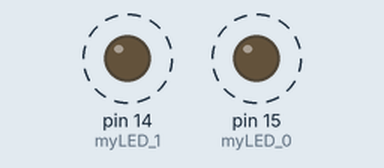
A program run on a simulated MicroPython board. On the bench: output pins drawn as LEDs (lit = HIGH). Dashed ring = blinking. What the program prints to the serial console is not drawn.

Above: at 0.2 s.
Timing chart, 0 to 4.6 s (numbered marks = the images above):
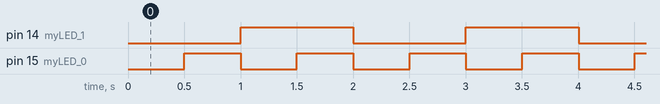

Measured:
- by itself, pin 14 (myLED_1): alternates HIGH for 1.0 s and LOW for 1.0 s
- by itself, pin 15 (myLED_0): alternates HIGH for 0.50 s and LOW for 0.50 s
- by itself, everything shown: repeats every 2.0 s, in 4 steps

The program:

2_bit_Binary_Counter.py
```python
# IMPORTING LIBRARIES

from machine import Pin
from  utime import sleep

# INITIAZING THE LEDs

myLED_0 = Pin(15 , Pin.OUT)
myLED_1 = Pin(14 , Pin.OUT)
# PROGRAM BY FASIH ULLAH SALEEM
while True:
    print('--- BINARY COUNTER BY FASIH ULLAH SALEEM ---')
    #00
    myLED_0.value(0)
    myLED_1.value(0)
    print('00')
    sleep(0.5)
    #01
    myLED_0.value(1)
    myLED_1.value(0)
    print('01')
    sleep(0.5)
    #10
    myLED_0.value(0)
    myLED_1.value(1)
    print('10')
    sleep(0.5)
    #11
    myLED_0.value(1)
    myLED_1.value(1)
    print('11')
    sleep(0.5)


    
```
